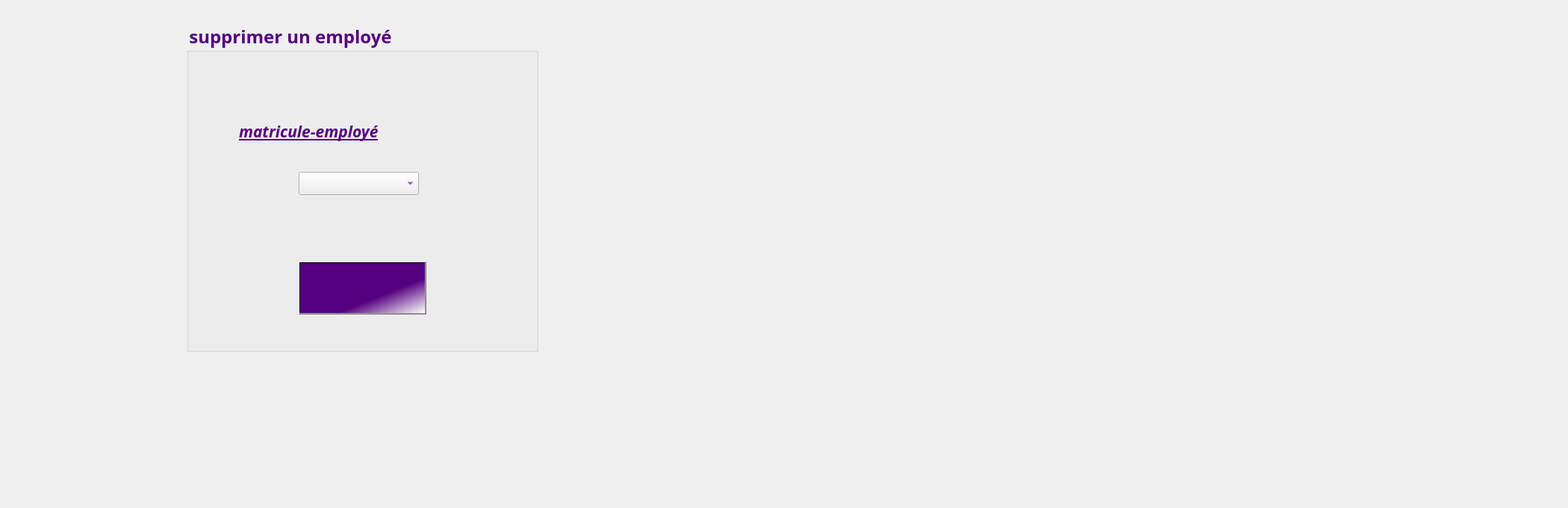
     <widget class="QWidget" name="supprimeremp">
      <attribute name="title">
       <string>Supprimer</string>
      </attribute>
      <widget class="QLabel" name="label_photo_10">
       <property name="geometry">
        <rect>
         <x>-730</x>
         <y>-50</y>
         <width>2091</width>
         <height>671</height>
        </rect>
       </property>
       <property name="text">
        <string/>
       </property>
       <property name="pixmap">
        <pixmap>../imagesQT/4545.jpg</pixmap>
       </property>
      </widget>
      <widget class="QGroupBox" name="groupBox_3">
       <property name="geometry">
        <rect>
         <x>250</x>
         <y>30</y>
         <width>471</width>
         <height>441</height>
        </rect>
       </property>
       <property name="font">
        <font>
         <family>Lucida Calligraphy</family>
         <pointsize>18</pointsize>
         <weight>75</weight>
         <bold>true</bold>
        </font>
       </property>
       <property name="layoutDirection">
        <enum>Qt::LeftToRight</enum>
       </property>
       <property name="styleSheet">
        <string notr="true">color:rgb(85, 0, 127)</string>
       </property>
       <property name="title">
        <string>supprimer un employé</string>
       </property>
       <widget class="QLabel" name="label_29">
        <property name="geometry">
         <rect>
          <x>168</x>
          <y>318</y>
          <width>2101</width>
          <height>2211</height>
         </rect>
        </property>
        <property name="text">
         <string/>
        </property>
        <property name="pixmap">
         <pixmap>../Documents/temp/macaron.jpg</pixmap>
        </property>
       </widget>
       <widget class="QLabel" name="label_30">
        <property name="geometry">
         <rect>
          <x>70</x>
          <y>110</y>
          <width>361</width>
          <height>71</height>
         </rect>
        </property>
        <property name="font">
         <font>
          <family>Lucida Calligraphy</family>
          <pointsize>16</pointsize>
          <weight>75</weight>
          <italic>true</italic>
          <bold>true</bold>
          <underline>true</underline>
         </font>
        </property>
        <property name="styleSheet">
         <string notr="true">color:rgb(85, 0, 127)</string>
        </property>
        <property name="text">
         <string>matricule-employé</string>
        </property>
       </widget>
       <widget class="QPushButton" name="suppemp">
        <property name="geometry">
         <rect>
          <x>150</x>
          <y>320</y>
          <width>171</width>
          <height>71</height>
         </rect>
        </property>
        <property name="font">
         <font>
          <family>Lucida Calligraphy</family>
          <pointsize>10</pointsize>
          <weight>75</weight>
          <italic>true</italic>
          <bold>true</bold>
          <underline>false</underline>
          <strikeout>false</strikeout>
         </font>
        </property>
        <property name="styleSheet">
         <string notr="true">

background-color: qlineargradient(spread:pad, x1:0, y1:0, x2:1, y2:1, stop:0.648241 rgba(85, 0, 127, 255), stop:1 rgba(255, 255, 255, 255))</string>
        </property>
        <property name="text">
         <string/>
        </property>
        <property name="icon">
         <iconset>
          <normaloff>../imagesQT/pbs.png</normaloff>../imagesQT/pbs.png</iconset>
        </property>
        <property name="iconSize">
         <size>
          <width>100</width>
          <height>121</height>
         </size>
        </property>
       </widget>
       <widget class="QComboBox" name="comboBoxempsup">
        <property name="geometry">
         <rect>
          <x>150</x>
          <y>200</y>
          <width>161</width>
          <height>31</height>
         </rect>
        </property>
       </widget>
      </widget>
     </widget>
